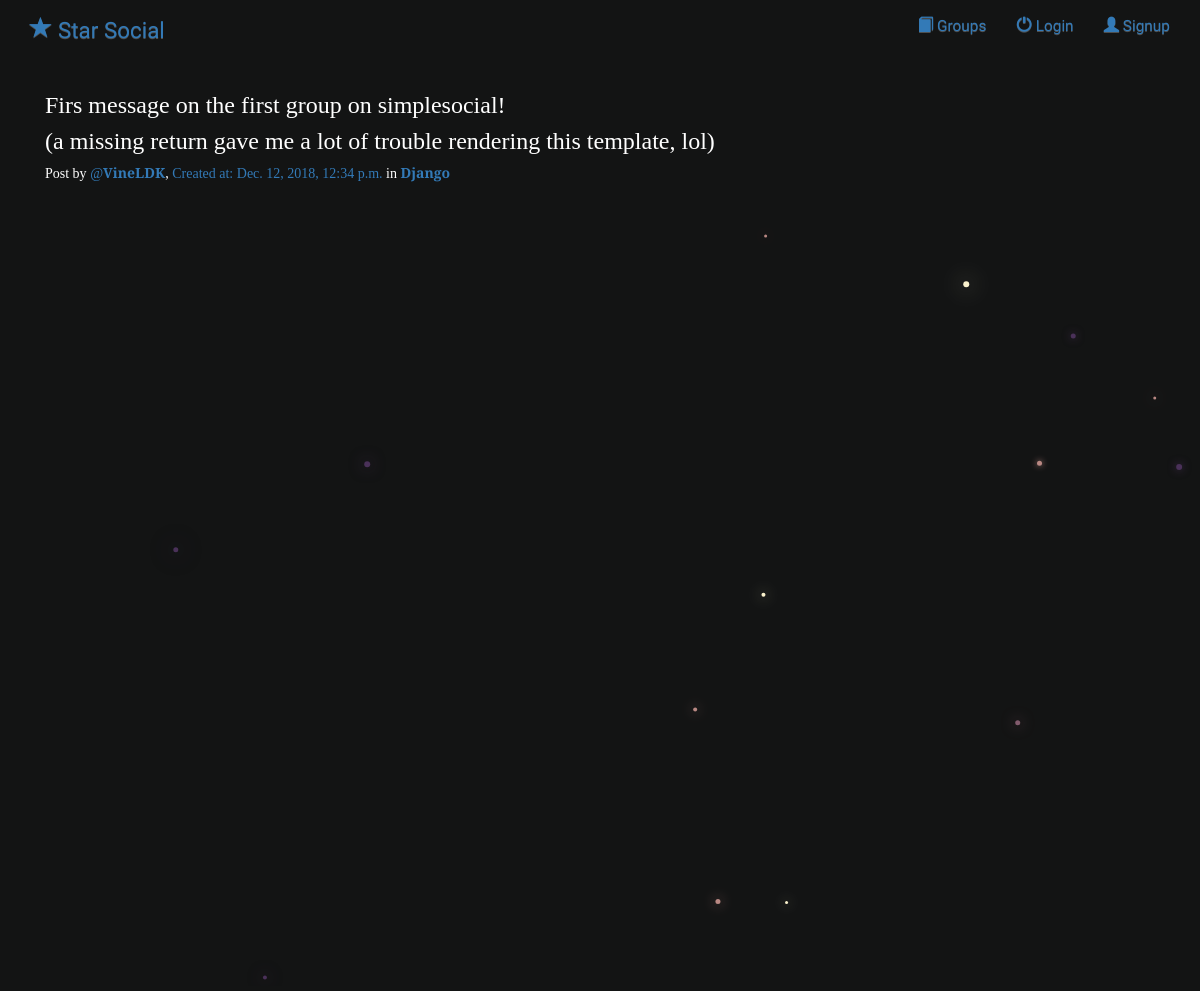
/posts/, run on an earlier commit of the app's database.
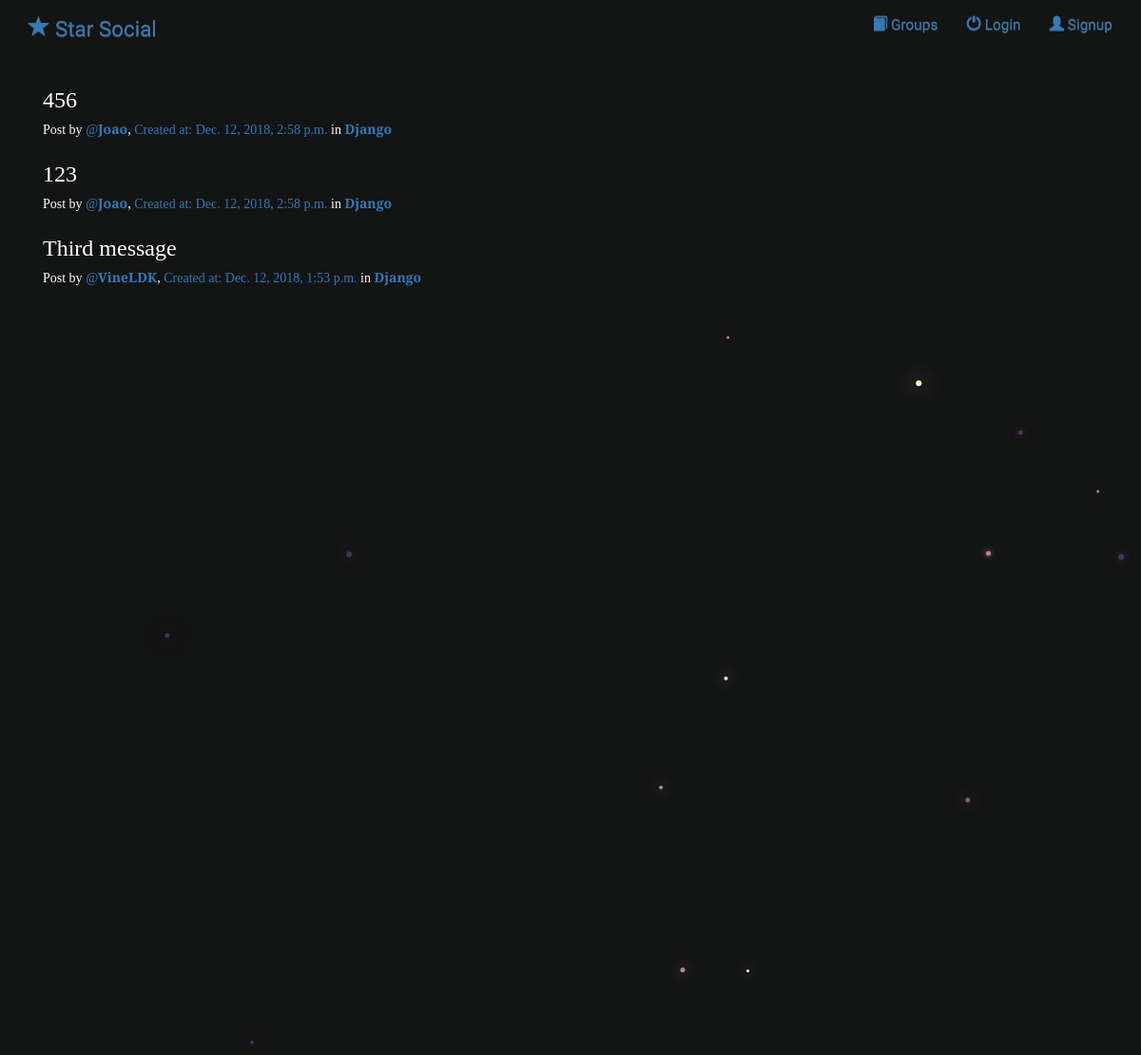
And on a later commit of the database.
### posts/models.py (models this page shows, shortened)
class Post(models.Model):
    user = models.ForeignKey(User, related_name="posts")
    created_at = models.DateTimeField(auto_now=True)
    message = models.TextField()
    message_html = models.TextField(editable=False)
    group = models.ForeignKey(Group, related_name="posts",null=True, blank=True)
    class Meta:
        ordering = ["-created_at"]
        unique_together = ["user", "message"]

### groups/models.py (models this page shows, shortened)
class Group(models.Model):
  name = models.CharField(max_length=255, unique= True)
  slug = models.SlugField(allow_unicode= True, unique = True)
  description = models.TextField(blank = True, default ='')
  description_html = models.TextField(editable= False, default = '', blank= True)
  member = models.ManyToManyField(User, through='GroupMember')
  class Meta:
    ordering = ['name']

### posts/views.py (the view)
class PostList(SelectRelatedMixin, generic.ListView):
    model = models.Post
    select_related = ("user", "group")

### posts/templates/posts/post_list.html (shortened to what this page needs)
{% extends "posts/post_base.html" %}
{% block post_content %}
<div class="col-md-8">
  {% for post in post_list  %}
    {% include "posts/_post.html" %}
  {% endfor %}
</div>
{% endblock %}

### posts/templates/posts/_post.html (shortened to what this page needs)
<div class="post-media">
  <h3>{{post.message_html|safe}}</h3>
  <div class="media-body">
    <h5 class="media-heading">
    <span class="username">
      Post by<a href="{% url 'posts:for_user' username=post.user.username %}"> @<strong>{{ post.user.username }}</strong></a>,
    </span>
    <time class="time">
      <a href="{% url 'posts:single' username=post.user.username pk=post.pk %}"> Created at: {{ post.created_at }}</a>
    </time>
    {% if post.group %}
    <span class="group-name">in <a href="{% url 'groups:single' slug=post.group.slug %}"><strong>{{ post.group.name }}</strong></a></span>
    {% endif %}
    </h5>
  </div>
</div>

What changed in the data, as far as the page shows it:
removed Post: message_html "Firs message on the first group on simplesocial! (a missing return gave me a lot of trouble rendering this template, lol)", user.username "VineLDK", created_at "Dec. 12, 2018, 12:34 p.m.", group.name "Django"
added Post: message_html "456", user.username "Joao", created_at "Dec. 12, 2018, 2:58 p.m.", group.name "Django"
added Post: message_html "123", user.username "Joao", created_at "Dec. 12, 2018, 2:58 p.m.", group.name "Django"
added Post: message_html "Third message", user.username "VineLDK", created_at "Dec. 12, 2018, 1:53 p.m.", group.name "Django"
